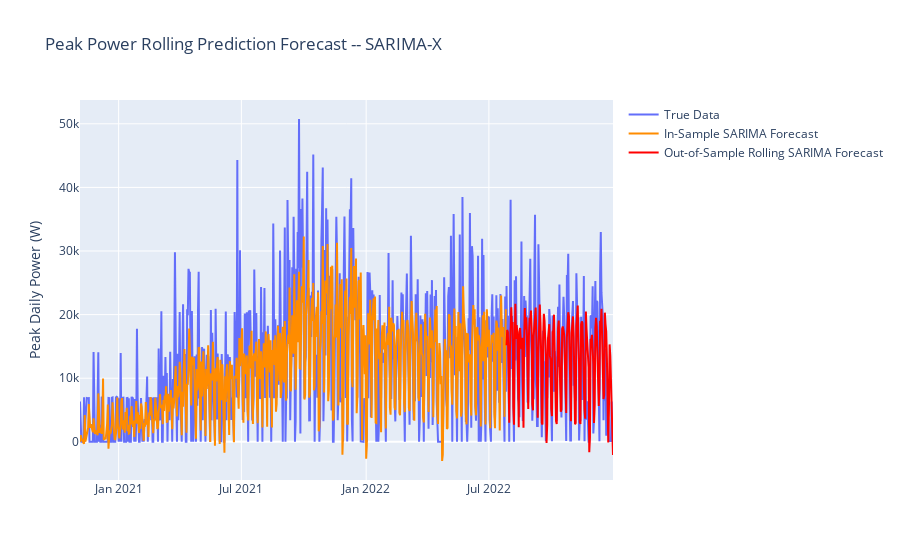

This figure's notebook cell:
### Markdown cell above
We do get a greater variance in our predictions, but it still doesn't always capture the peaks in our data.

### Code cell
fig = go.Figure()
fig.add_trace(
    go.Scatter(x = dailydemand["peak_power_W"].index , y = dailydemand["peak_power_W"], name = "True Data", hovertext = dailydemand["day"])
)
fig.add_trace(
    go.Scatter(x = fitted_arima.predict().index, y = fitted_arima.predict() , name = "In-Sample SARIMA Forecast" , line= {"color":"#FF8C00"}, hovertext=dailydemand["day"])
)
fig.add_trace(
    go.Scatter(x = rolling_predictions.index,
               y = rolling_predictions , name = "Out-of-Sample Rolling SARIMA Forecast" , line= {"color":"Red"}, 
               hovertext = dailydemand["day"].loc[dailydemand.index >= rolling_predictions.index[0]])
)
fig.update_layout({"title" : "Peak Power Rolling Prediction Forecast -- SARIMA-X" , "yaxis_title" : "Peak Daily Power (W)"})
fig.show()
print(f'Test Set RMSE: {np.sqrt(np.mean((test["peak_power_W"] - rolling_predictions)**2))} Watts')

### Figure 1 — Plotly figure (JSON) as saved in the notebook; plotly's stock layout.template omitted (floating-point values rounded to 4 significant figures; data arrays with more than 128 entries replaced by an {"elided": "..."} marker saying what was removed)
{"data": [{"hovertext": {"elided": "787 str values"}, "name": "True Data", "type": "scatter", "x": {"elided": "787 str values"}, "y": {"elided": "787 int values"}}, {"hovertext": {"elided": "787 str values"}, "line": {"color": "#FF8C00"}, "name": "In-Sample SARIMA Forecast", "type": "scatter", "x": {"elided": "629 str values"}, "y": {"elided": "629 float values"}}, {"hovertext": {"elided": "158 str values"}, "line": {"color": "Red"}, "name": "Out-of-Sample Rolling SARIMA Forecast", "type": "scatter", "x": {"elided": "158 str values"}, "y": {"elided": "158 float values"}}], "layout": {"autosize": true, "title": {"text": "Peak Power Rolling Prediction Forecast -- SARIMA-X"}, "xaxis": {"autorange": true, "range": ["2020-11-05", "2022-12-31"], "type": "date"}, "yaxis": {"autorange": true, "range": [-6004.0, 53740.0], "title": {"text": "Peak Daily Power (W)"}, "type": "linear"}}}
